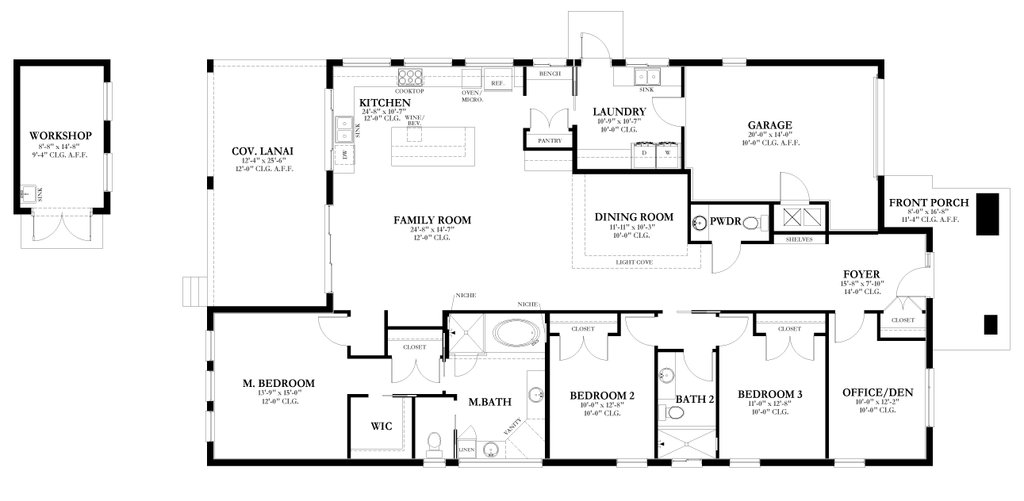
#> input picture w1024.jpg, 1024 x 501 px
$ python plan_vectorizer.py
#> lines starting #> are read from the running program, lines starting #| are printed output that depends on the picture; after the words box and inside, x2 and y2 are one past the last pixel; in counts of white or black regions, pixels touching at a corner belong together
import cv2
import numpy as np

############################################################
# STEP 1: Vectorize the floor plan
############################################################
def vectorize_floorplan(image_path,
                       invert=False,
                       morph_kernel_size=3,
                       canny_threshold1=50,
                       canny_threshold2=150,
                       hough_threshold=50,
                       min_line_length=30,
                       max_line_gap=10):
    # 1. Read the image in grayscale
    gray = cv2.imread(image_path, cv2.IMREAD_GRAYSCALE)
    if gray is None:
        raise FileNotFoundError(f"Could not load image: {image_path}")

    # Optionally invert image if lines are white and background is black
    if invert:
        gray = cv2.bitwise_not(gray)

    # 2. Threshold to get a pure black-and-white mask
    # (For a well-defined black/white plan, a simple threshold works.)
    _, binary = cv2.threshold(gray, 128, 255, cv2.THRESH_BINARY)

    # 3. Optional morphological operations to unify broken lines
    if morph_kernel_size > 0:
        kernel = cv2.getStructuringElement(cv2.MORPH_RECT, (morph_kernel_size, morph_kernel_size))
        # Dilation helps connect thin or broken lines
        binary = cv2.dilate(binary, kernel, iterations=1)

    # 4. Edge detection
    edges = cv2.Canny(binary, canny_threshold1, canny_threshold2)

    # 5. Detect lines using Probabilistic Hough Transform
    lines_p = cv2.HoughLinesP(
        edges,
        rho=1,
        theta=np.pi / 180,
        threshold=hough_threshold,
        minLineLength=min_line_length,
        maxLineGap=max_line_gap
    )

    wall_vectors = []
    if lines_p is not None:
        for line in lines_p:
            x1, y1, x2, y2 = line[0]
            # Estimate a default width for the wall
            wall_width = 5
            wall_vectors.append({
                "start": (x1, y1),
                "end": (x2, y2),
                "width": wall_width
            })

    # 6. Detect rectangular objects (doors, windows, etc.) using contours
    contours, _ = cv2.findContours(binary, cv2.RETR_EXTERNAL, cv2.CHAIN_APPROX_SIMPLE)
    objects = []
    for cnt in contours:
        approx = cv2.approxPolyDP(cnt, 0.02 * cv2.arcLength(cnt, True), True)
        # If the polygon has 4 corners, treat it as a rectangle
        if len(approx) == 4:
            x, y, w, h = cv2.boundingRect(approx)
            # Heuristic: If it's small, guess door/window; else, might be a large feature
            obj_type = "door/window" if max(w, h) < 100 else "large_feature"
            objects.append({
                "position": (x, y),
                "width": w,
                "height": h,
                "type": obj_type
            })

    return wall_vectors, objects

############################################################
# STEP 2: Redraw the geometry on a blank canvas
############################################################
def draw_floorplan(vectors, objects, canvas_size=(1800, 1800)):
    """Draw lines (walls) and rectangles (doors, windows, etc.) on a white canvas."""
    w, h = canvas_size
    image = np.ones((h, w, 3), dtype=np.uint8) * 255

    # Draw lines/walls
    for vector in vectors:
        start = tuple(vector["start"])
        end = tuple(vector["end"])
        width = vector["width"]
        cv2.line(image, start, end, (0, 0, 0), width)
        # Add yellow dots on line endpoints
    for vector in vectors:
            start = tuple(vector["start"])
            end = tuple(vector["end"])
            # Draw small filled circles
            cv2.circle(image, start, 4, (0, 255, 255), -1)  # BGR: (0,255,255) is yellow
            cv2.circle(image, end, 4, (0, 255, 255), -1)
    # Draw rectangular objects
    for obj in objects:
        x, y = obj["position"]
        obj_w, obj_h = obj["width"], obj["height"]
        color = (128, 128, 128)  # Gray
        cv2.rectangle(image, (x, y), (x + obj_w, y + obj_h), color, 2)
        #cv2.rectangle(image, (x, y), (x + obj_w, y + obj_h), color, -1)

    return image

############################################################
# STEP 3: Main demonstration
############################################################
def main():
    image_path = "w1024.jpg"  # Change to the path of your plan

    # 1. Vectorize
    walls, objs = vectorize_floorplan(
        image_path,
        invert=False,         # Set True if your lines are white on black
        morph_kernel_size=3,  # 0 for no morphological ops
        canny_threshold1=30,
        canny_threshold2=100,
        hough_threshold=30,
        min_line_length=20,
        max_line_gap=5
    )
#> in vectorize_floorplan, gray is the input picture: shape (501, 1024); min 0, max 255, mean 240.6
#> in vectorize_floorplan, `_, binary = cv2.threshold(gray, 128, 255, cv2.THRESH_BINARY)`:
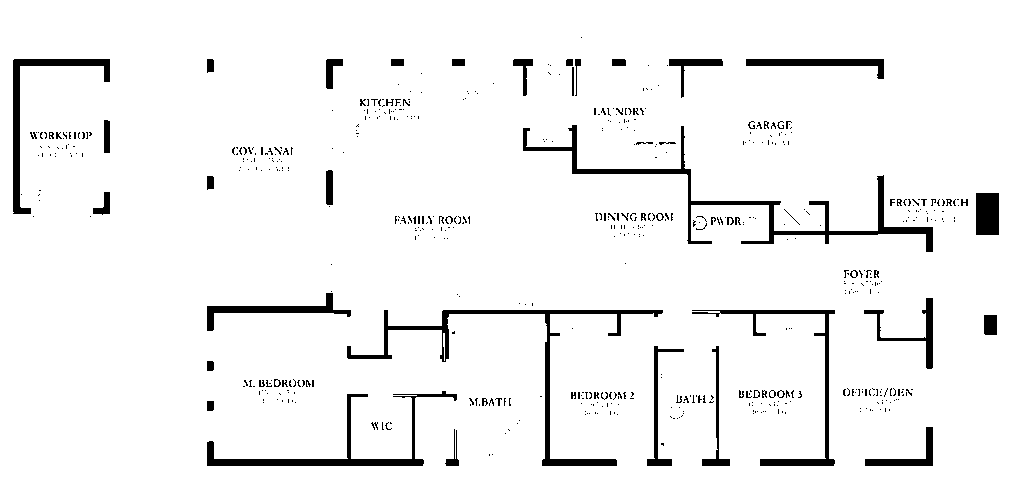
#> binary: shape (501, 1024); 95.2% white; 587 black regions (514 under 20 px), largest, box (x1, y1, x2, y2) and area: (523, 125, 933, 252) 3612, (347, 310, 663, 466) 3140, (207, 391, 457, 466) 2332
#> in vectorize_floorplan, `binary = cv2.dilate(binary, kernel, iterations=1)`:
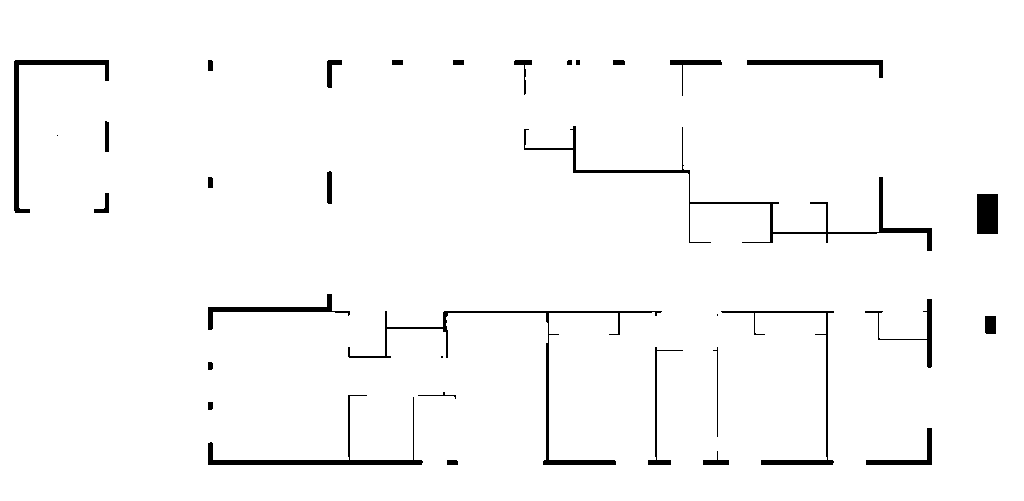
#> binary: shape (501, 1024); 97.5% white; 34 black regions (3 under 20 px), largest, box (x1, y1, x2, y2) and area: (524, 126, 932, 251) 1961, (348, 311, 662, 465) 1697, (208, 395, 423, 465) 1366
#> in vectorize_floorplan, `edges = cv2.Canny(binary, canny_threshold1, canny_threshold2)`:
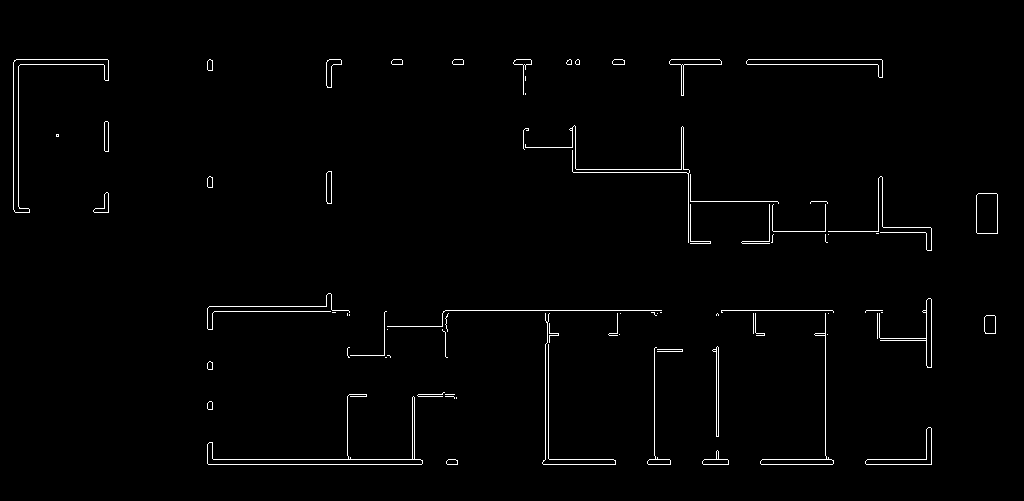
#> edges: shape (501, 1024); 1.3% white in thin lines or dots, all inside (x1, y1, x2, y2) = (13, 59, 998, 465)
#> in vectorize_floorplan, `lines_p = cv2.HoughLinesP( edges, rho=1, theta=np.pi / 180, threshold=..`: lines_p = 78 rows, first 6: [648, 464, 670, 464], [704, 459, 727, 459], [20, 64, 108, 64], [445, 310, 661, 310], [208, 464, 421, 464], [867, 459, 931, 459]
#> the loop in vectorize_floorplan, `for line in lines_p:` made 78 passes
#> (x1, y1, x2, y2) on passes 1 to 12: (648, 464, 670, 464), (704, 459, 727, 459), (20, 64, 108, 64), (445, 310, 661, 310), (208, 464, 421, 464), (867, 459, 931, 459), (748, 59, 881, 59), (209, 306, 331, 306), (825, 464, 825, 310), (243, 459, 299, 459), (214, 311, 330, 311), (548, 464, 548, 344)
#> after the loop in vectorize_floorplan, `for line in lines_p:`: wall_vectors = 78 items
#> in vectorize_floorplan, `contours, _ = cv2.findContours(binary, cv2.RETR_EXTERNAL, cv2.CHAIN_AP..`: contours = [[[0, 0], [0, 500], [1023, 500], [1023, 0]]]
#> the loop in vectorize_floorplan, `for cnt in contours:` made 1 pass
#> (approx, x, y, w, h, obj_type) on pass 1: ([[0, 0], [0, 500], [1023, 500], [1023, 0]], 0, 0, 1024, 501, 'large_feature')
#> after the loop in vectorize_floorplan, `for cnt in contours:`: objects = 1 item
#> walls = 78 items; objs = 1 item

    # 2. Draw on a blank canvas
    canvas = draw_floorplan(walls, objs, canvas_size=(1800, 1800))
#> the loop in draw_floorplan, `for vector in vectors:` made 78 passes
#> vector on passes 1 to 12: {'start': (648, 464), 'end': (670, 464), 'width': 5}, {'start': (704, 459), 'end': (727, 459), 'width': 5}, {'start': (20, 64), 'end': (108, 64), 'width': 5}, {'start': (445, 310), 'end': (661, 310), 'width': 5}, {'start': (208, 464), 'end': (421, 464), 'width': 5}, {'start': (867, 459), 'end': (931, 459), 'width': 5}, {'start': (748, 59), 'end': (881, 59), 'width': 5}, {'start': (209, 306), 'end': (331, 306), 'width': 5}, {'start': (825, 464), 'end': (825, 310), 'width': 5}, {'start': (243, 459), 'end': (299, 459), 'width': 5}, {'start': (214, 311), 'end': (330, 311), 'width': 5}, {'start': (548, 464), 'end': (548, 344), 'width': 5}
#> after the loop in draw_floorplan, `for vector in vectors:`:
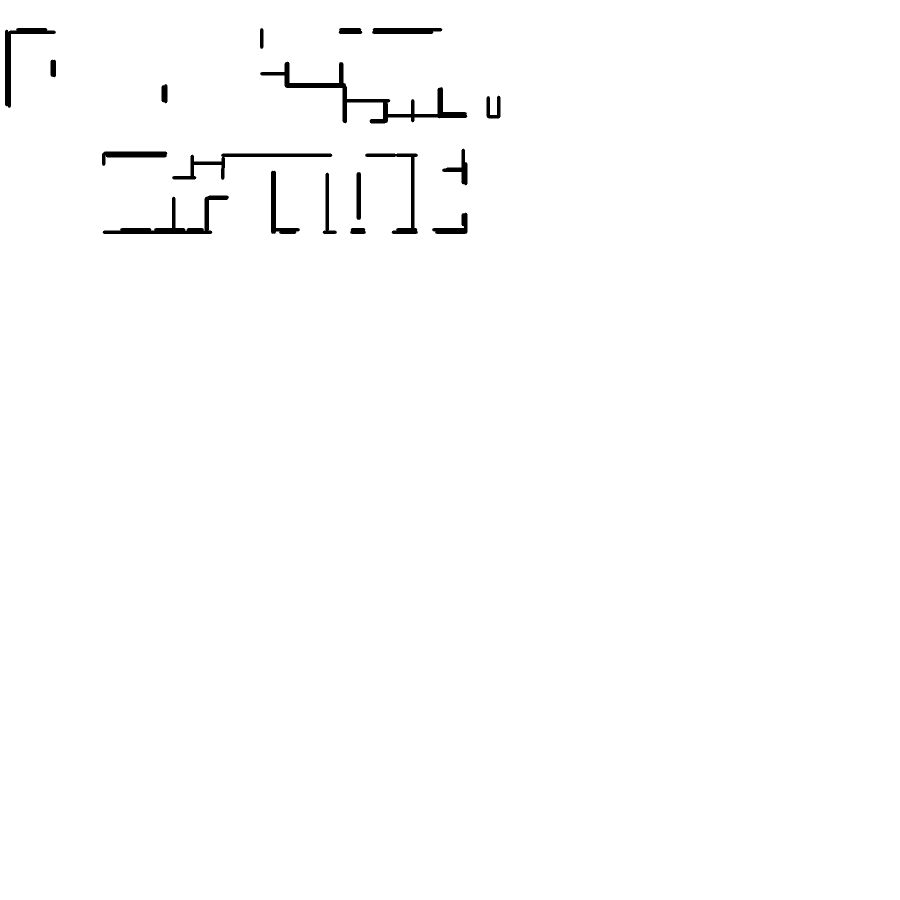
#> image: shape (1800, 1800, 3) (shown at 1/2 size); 99.1% white; 18 black regions, largest, box (x1, y1, x2, y2) and area: (520, 123, 935, 247) 6384, (205, 391, 458, 468) 3669, (344, 307, 665, 360) 2847
#> after the loop in draw_floorplan, `for vector in vectors:`:
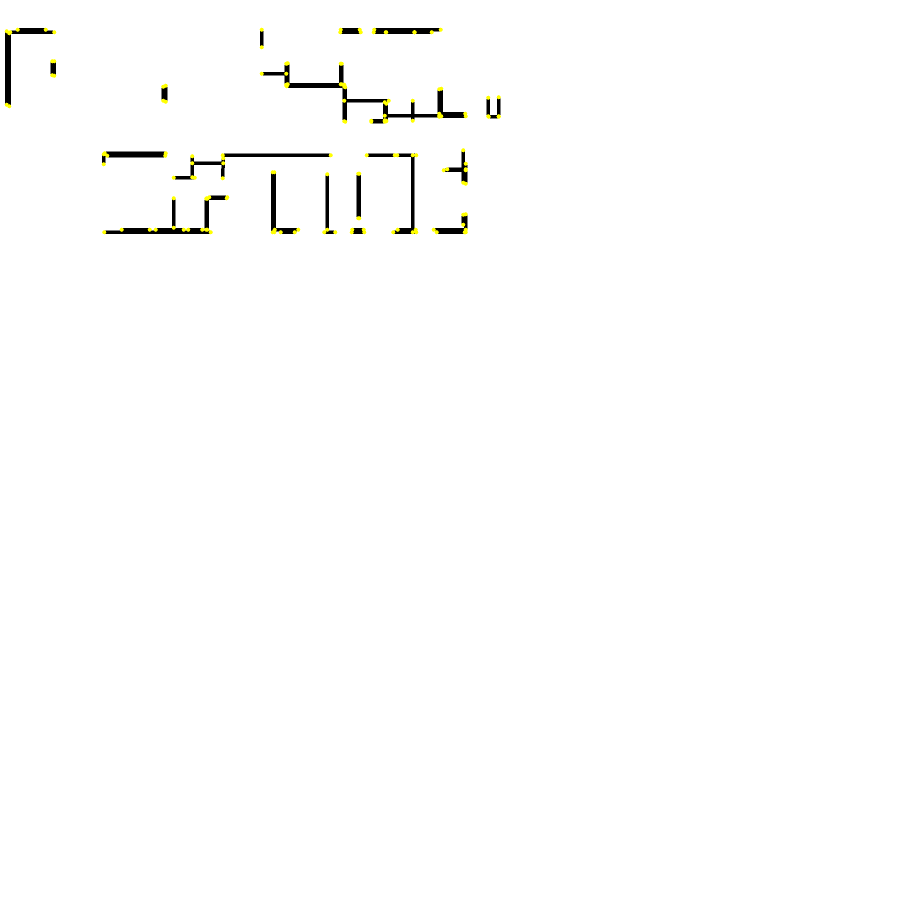
#> image: shape (1800, 1800, 3) (shown at 1/2 size); 0.19% of pixels changed, all inside (x1, y1, x2, y2) = (9, 55, 1002, 469); drawn as B, G, R
#> the loop in draw_floorplan, `for obj in objects:` made 1 pass
#> (x, y, obj_w, obj_h, color) on pass 1: (0, 0, 1024, 501, (128, 128, 128))
#> after the loop in draw_floorplan, `for obj in objects:`:
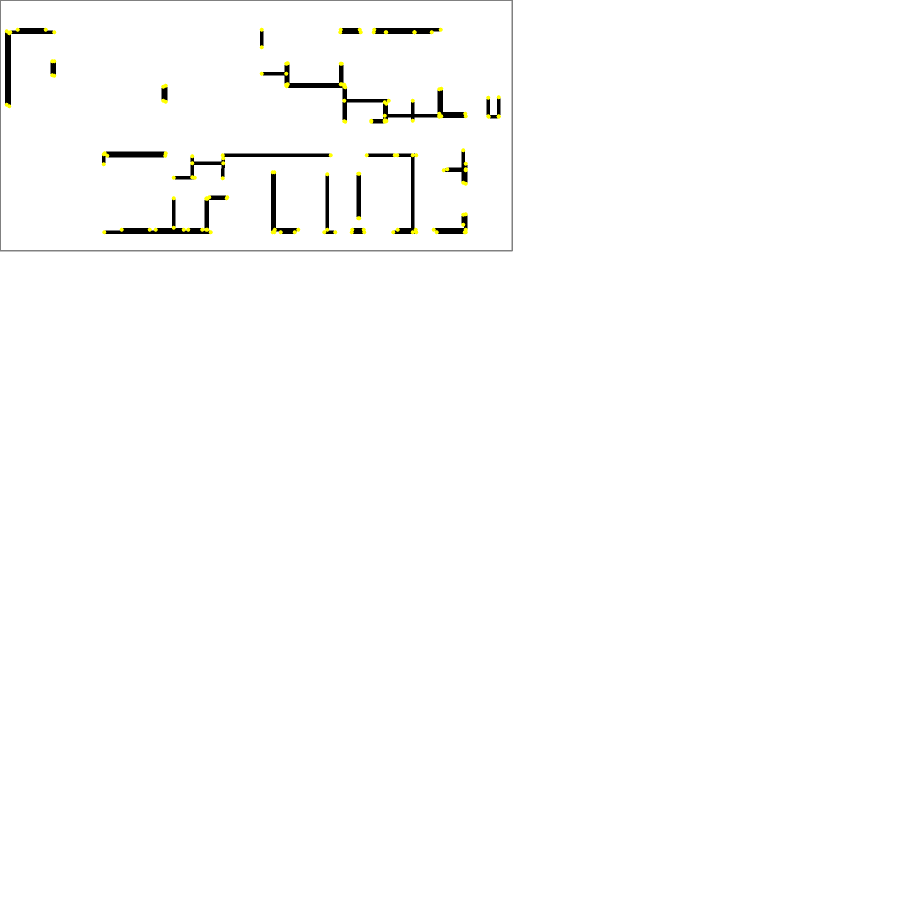
#> image: shape (1800, 1800, 3) (shown at 1/2 size); 0.24% of pixels changed, all inside (x1, y1, x2, y2) = (0, 0, 1026, 503); drawn as B, G, R

    # 3. Show the result
    cv2.imshow("Vectorized Floorplan", canvas)
    cv2.waitKey(0)
    cv2.destroyAllWindows()

if __name__ == "__main__":
    main()
